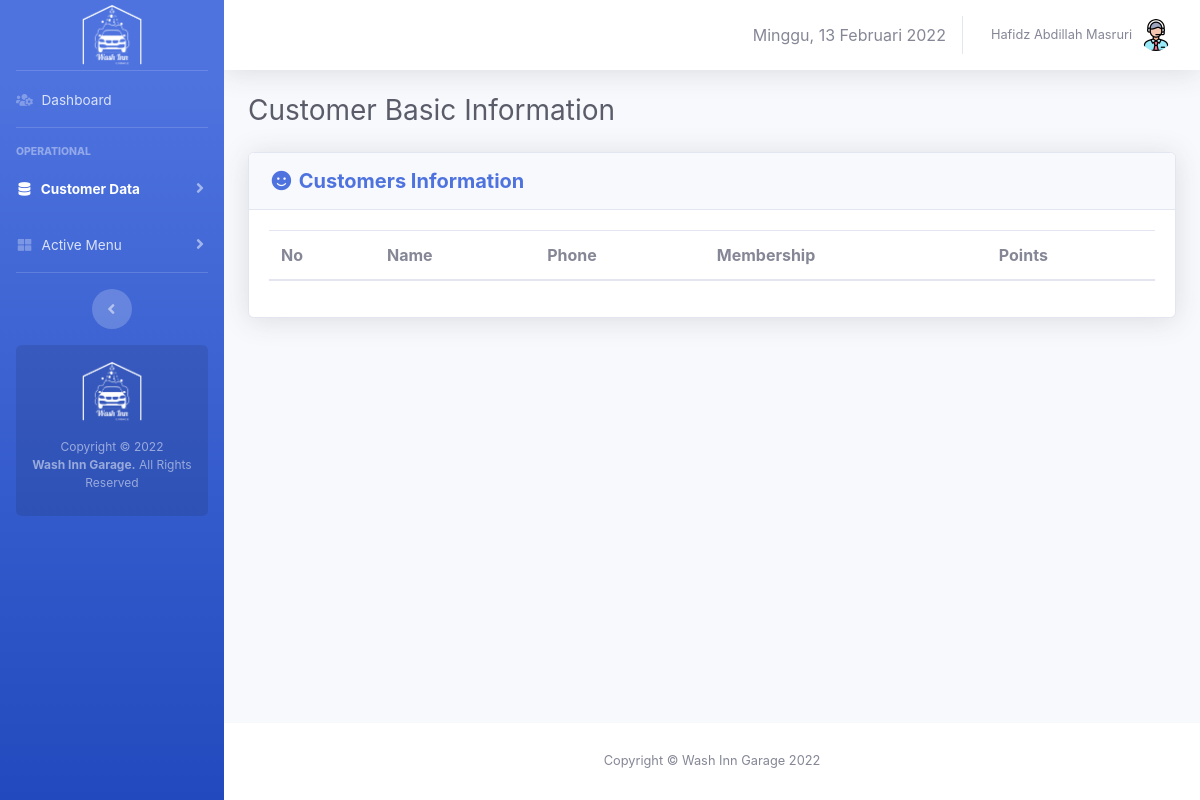
/operator/customer-data.php (signed in), run on an earlier commit of the app's database.
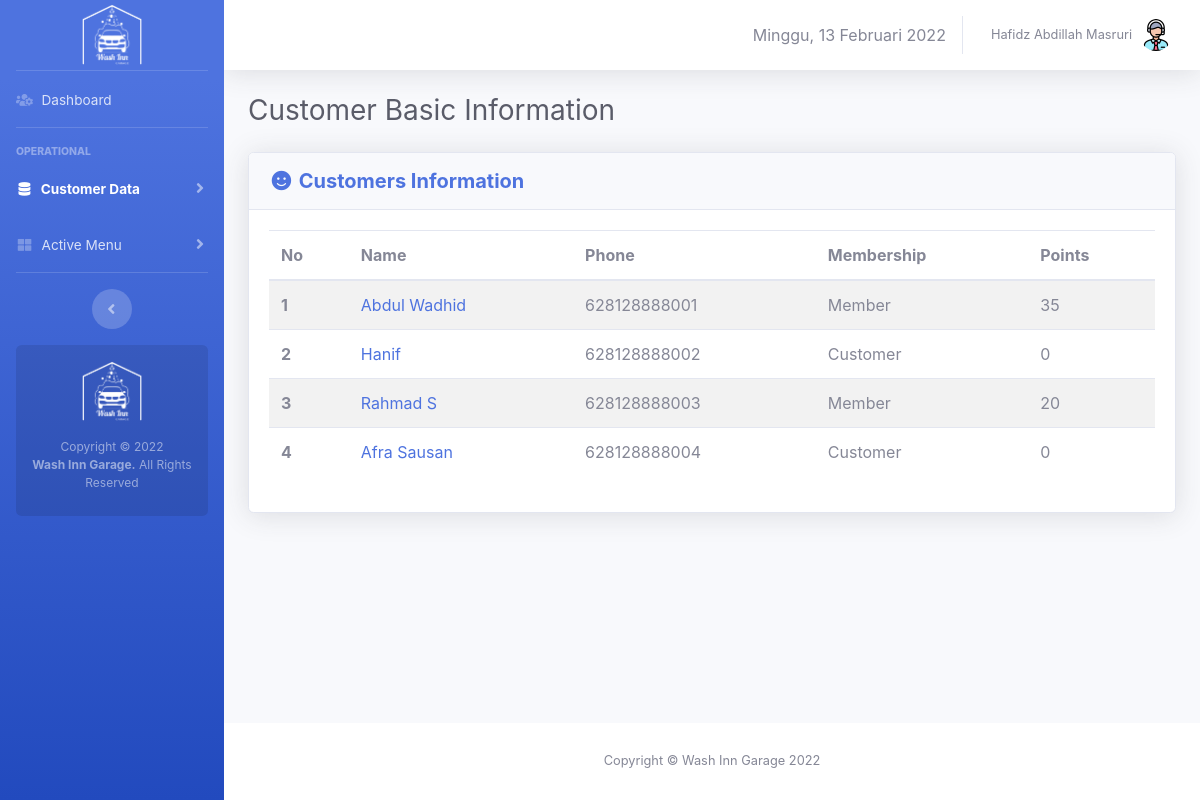
And on a later commit of the database.
### tables this page shows
CREATE TABLE `customers` (
  `id` int(10) NOT NULL,
  `fullname` varchar(100) NOT NULL,
  `phone` varchar(20) NOT NULL,
  `email` varchar(100) NOT NULL,
  `membership` enum('member','customer') NOT NULL DEFAULT 'customer',
  `membership_point` int(10) NOT NULL
);

### core/init.php (called while the page is built, shortened)
<?php
if (!empty($_SERVER['HTTPS']) && ('on' == $_SERVER['HTTPS'])) {
  $home = 'https://';
} else {
  $home = 'http://';
}
$home   .= $_SERVER['HTTP_HOST'] . '/washinngarage';
$assets  = $home . '/assets';

### operator/customer-data.php (the view, shortened to what this page needs)
<?php
require_once 'operator-only.php';
$i = 1;
$query_getCustomers = "SELECT * FROM customers";
$execute_getCustomers = mysqli_query($link, $query_getCustomers);
?>
<!DOCTYPE html>
<html>
<head>
    <link rel="stylesheet" type="text/css" href="<?= $assets ?>/css/sb-admin-2.min.css">
    <link href="<?= $assets ?>/vendor/fontawesome-free/css/all.min.css" rel="stylesheet" type="text/css">
    <link href="<?= $assets ?>/vendor/datatables/dataTables.bootstrap4.min.css" rel="stylesheet">
</head>
<body class="page-top">
    <div id="wrapper">
        <?php require_once 'view-template/sidebar.php'; ?>
        <div id="content-wrapper" class="d-flex flex-column">
            <div id="content">
                <?php require_once 'view-template/topbar.php'; ?>
                <div class="container-fluid">
                    <div class="d-sm-flex align-items-center justify-content-between mb-4">
                        <h1 class="h3 mb-0 text-gray-800">Customer Basic Information </h1>
                    </div>
                    <div class="row">
                        <div class="col-xl-12 col-lg-12" id="panelUtama">
                            <div class="card shadow mb-4">
                                <div class="card-header py-3 d-flex flex-row align-items-center justify-content-between">
                                    <h5 class="m-0 font-weight-bold text-primary"><i class="fas fa-smile fa-fw"></i> Customers Information</h5>
                                </div>
                                <div class="card-body">
                                    <table class="table table-striped" id="services">
                                        <thead>
                                            <tr>
                                                <th scope="col">No</th>
                                                <th scope="col">Name</th>
                                                <th scope="col">Phone</th>
                                                <th scope="col">Membership</th>
                                                <th scope="col">Points</th>
                                            </tr>
                                        </thead>
                                        <tbody>
                                            <?php while ($customer = mysqli_fetch_assoc($execute_getCustomers)) {
                                                $fullname = $customer['fullname'];
                                                $phone = $customer['phone'];
                                                $email = $customer['email'];
                                                $membership = ($customer['membership'] == 'member') ? 'Member' : 'Customer';
                                                $points = $customer['membership_point'];
                                            ?>
                                                <tr onclick="openDetail('<?= $customer['id'] . '\',\'' . $fullname . '\',\'' . $phone . '\',\'' . $email . '\',\'' . $membership . '\',\'' . $points ?>')">
                                                    <th scope="row"><?= $i ?></th>
                                                    <td><a href="#" class="text-decoration-none"><?= $fullname ?></a></td>
                                                    <td><?= $phone ?></td>
                                                    <td><?= $membership ?></td>
                                                    <td><?= $points ?></td>
                                                </tr>
                                            <?php $i++;
                                            } ?>
                                        </tbody>
                                    </table>
                                </div>
                            </div>
                        </div>
                    </div>
                </div>
            </div>
            <?php require_once "view-template/footer.php" ?>
        </div>
    </div>
</body>
</html>

What changed in the data, as far as the page shows it:
added customers: fullname "Abdul Wadhid", phone "628128888001", membership "Member", membership_point "35"
added customers: fullname "Hanif", phone "628128888002", membership "Customer", membership_point "0"
added customers: fullname "Rahmad S", phone "628128888003", membership "Member", membership_point "20"
added customers: fullname "Afra Sausan", phone "628128888004", membership "Customer", membership_point "0"
